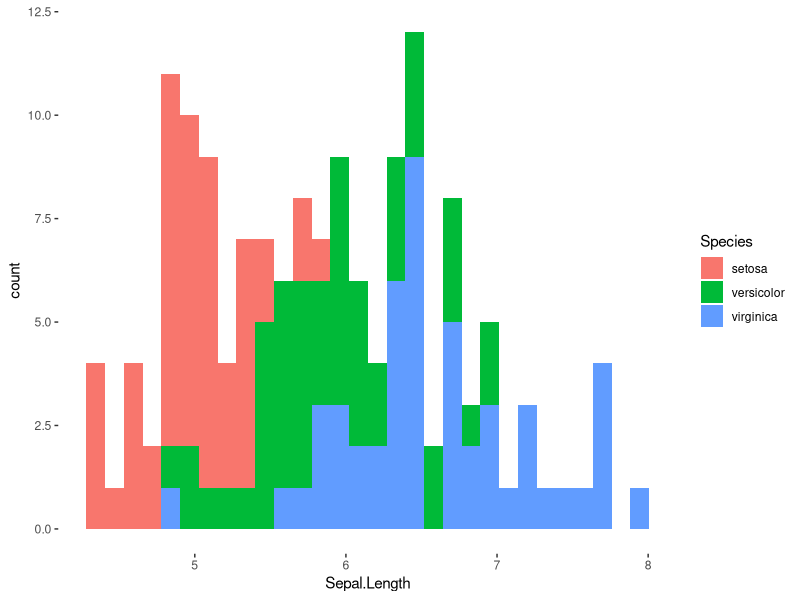
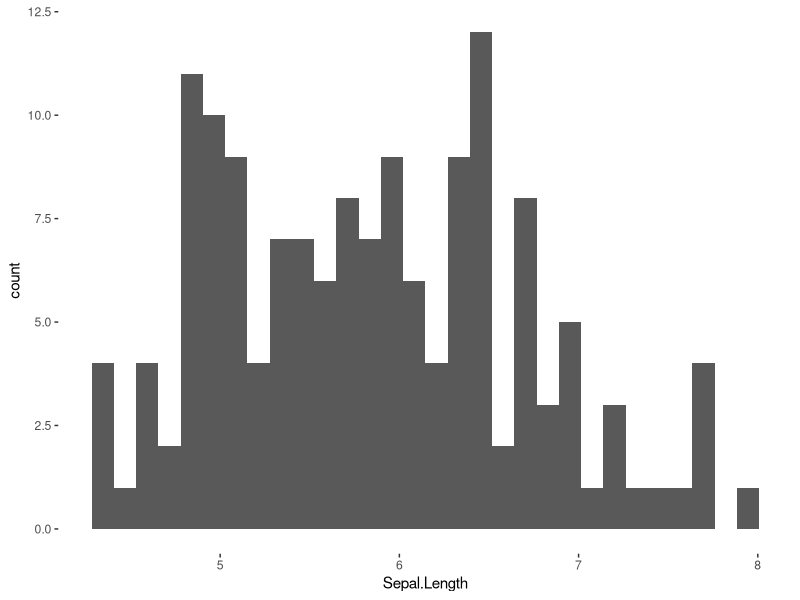
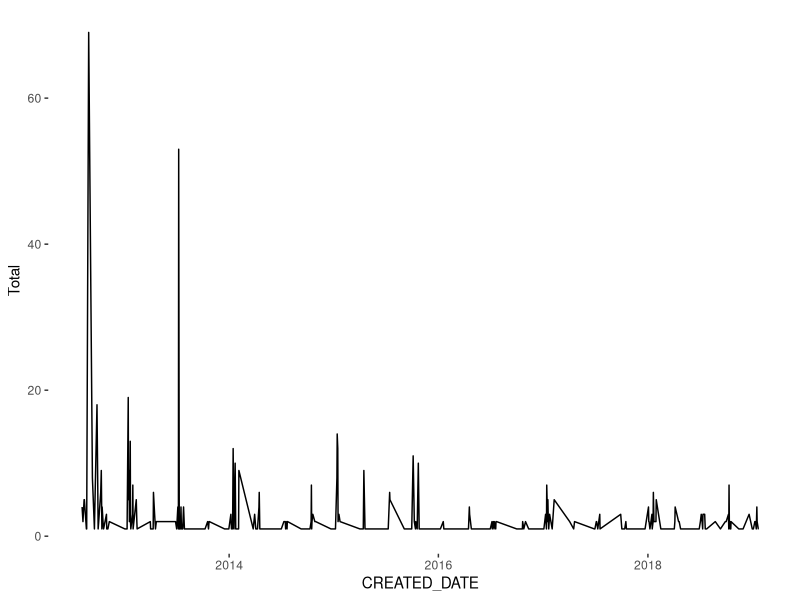
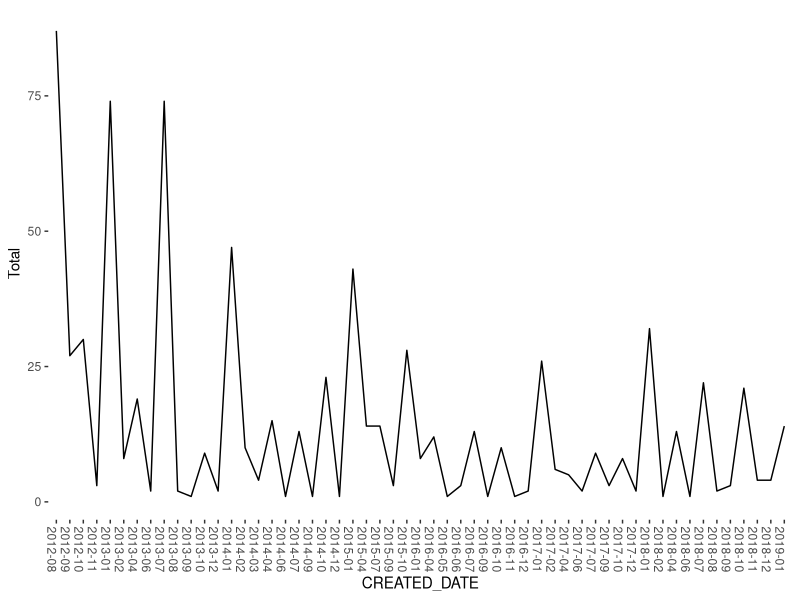
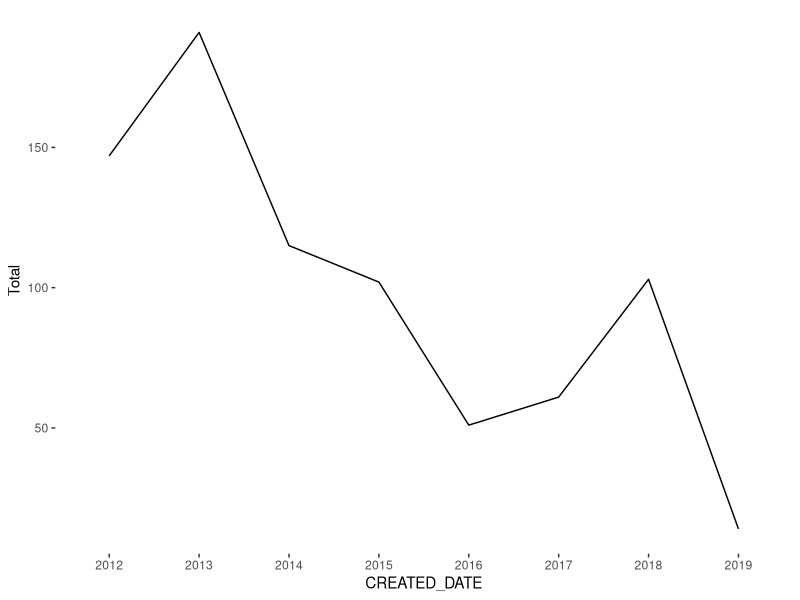
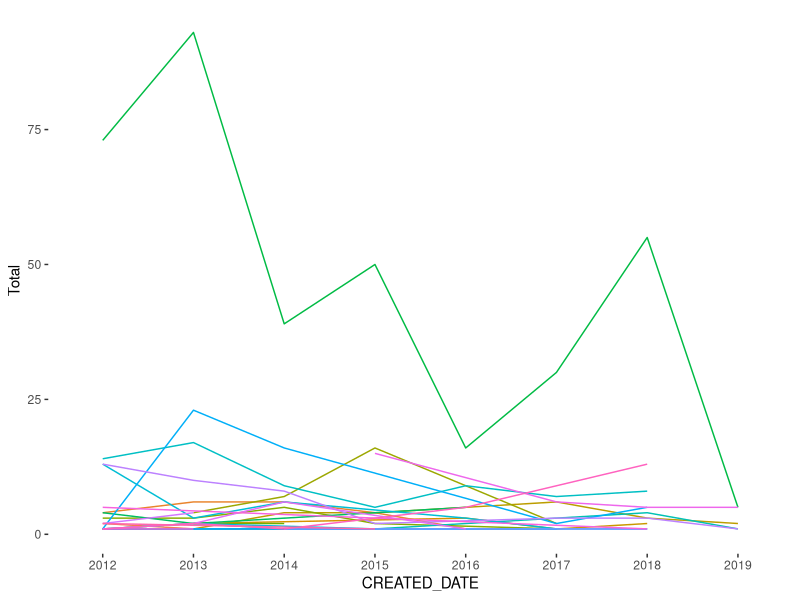
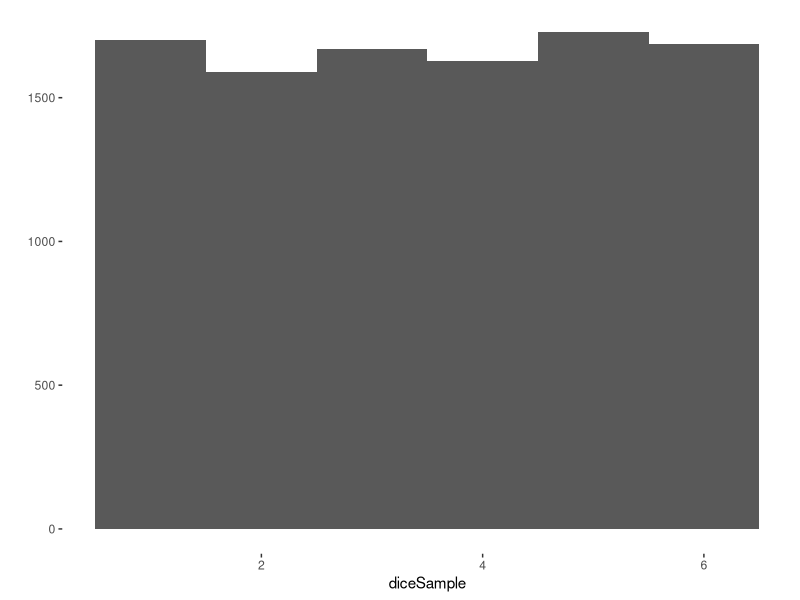
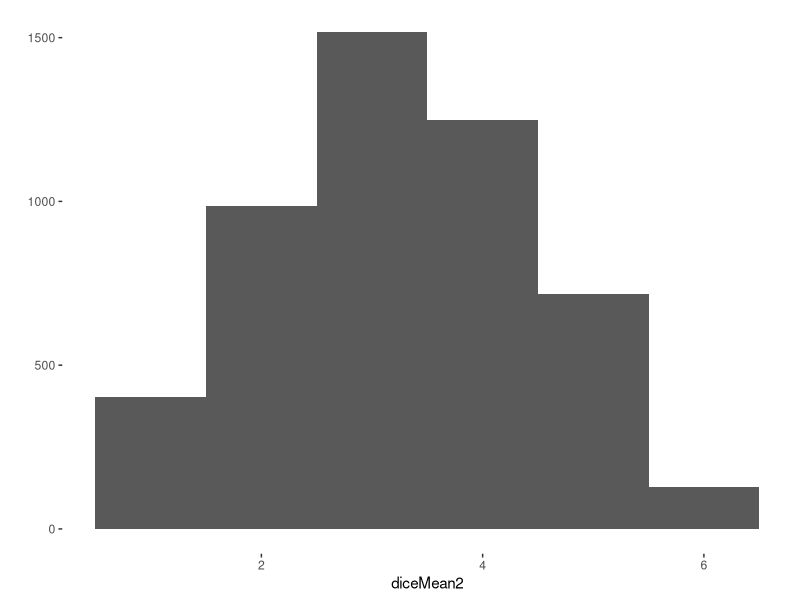

Source code (R) for these figures, in order:
## ---- chunk 1

#---------- RSTUDIO STARTER V 2.0  --------------#
#                    -Prepared with care by  AM ;D
                
                                                                          
knitr::opts_chunk$set(echo = TRUE, 
                      message = FALSE, 
                      warning = FALSE)      
library(tidyverse)                
library(ggthemes)                    

theme_set(theme_tufte() +                                     
  theme(text=element_text(family="sans")))  

#------------------------------------------------#
## ---- chunk 2
ggplot(iris, aes(Sepal.Length, fill=Species))+
  geom_histogram()
  
## ---- chunk 3
head(iris)

summary(iris$Sepal.Length)
## ---- chunk 4
filter(iris, Sepal.Length >4.8 & Species == "setosa")
## ---- chunk 5
ggplot(iris, aes(Sepal.Length))+geom_histogram()
## ---- chunk 6
lobbydata <- read.csv("lobbyist-data-gifts.csv")
head(lobbydata)

# as.Date(lobbydata$CREATED_DATE, "%Y-%m-%d")

# make backup

lobbyBackup <- lobbydata


lobbydata$CREATED_DATE <- as.Date(lobbydata$CREATED_DATE, "%Y-%m-%d")

head(lobbydata)

## line plot by day

lobbydata %>% group_by(CREATED_DATE) %>% 
  summarise(Total = n()) %>%
  ggplot(aes(x=CREATED_DATE, y=Total))+geom_line()

## plot donations by year and month for clearer trend

head(lobbydata)

#change format of date to year-month

format(lobbydata$CREATED_DATE, "%Y-%m")

lobbydata$CREATED_DATE <- format(lobbydata$CREATED_DATE, "%Y-%m")

head(lobbydata)

lobbydata %>% group_by(CREATED_DATE) %>% 
  summarise(Total = n()) %>%
  ggplot(aes(x=CREATED_DATE, y=Total, group=1)) + geom_line() +
  theme(axis.text.x = element_text(angle=-90))


# by year

# format(lobbydata$CREATED_DATE, "%Y")

head(lobbydata)

# as.Date(lobbydata$CREATED_DATE, "%Y-%m")

#not sure why this isn't working!  Backup to the rescue!

lobbydata <- lobbyBackup


head(lobbydata)

lobbydata$CREATED_DATE <- as.Date(lobbydata$CREATED_DATE, "%Y-%m-%d")

lobbydata$CREATED_DATE <- format(lobbydata$CREATED_DATE, "%Y")

head(lobbydata)

lobbydata %>% group_by(CREATED_DATE) %>%
  summarise(Total = n()) %>%
  ggplot(aes(x=CREATED_DATE, y=Total, group=1))+geom_line()

# Example:  compare departments

lobbydata %>% group_by(CREATED_DATE, DEPARTMENT) %>%
  summarise(Total = n()) %>%
  ggplot(aes(x=CREATED_DATE, y=Total, group=DEPARTMENT, color=DEPARTMENT))+
  geom_line()+theme(legend.position = "none")


head(lobbydata)



## ---- chunk 7
34+13.5
## ---- chunk 8
1:10

55:78

# the sample() command does what you think

diceSample <- sample(1:6, 10000, replace=T)

qplot(diceSample, bins=6)
## ---- chunk 9
mean( sample(1:6, 2, replace = T) )
## ---- chunk 10
diceMean2 <- replicate(5000, mean( sample(1:6, 2, replace = T) ))
qplot(diceMean2, bins=6)

## ---- chunk 11
diceMean2 <- replicate(5000, mean( sample(1:6, 5, replace = T) ))
qplot(diceMean2, bins=10)

## ---- chunk 12
diceMean2 <- replicate(5000, mean( sample(1:6, 30, replace = T) ))
qplot(diceMean2, bins=15)
## ---- chunk 13
diceMean2 <- replicate(10000, mean( sample(1:6, 100, replace = T) ))
qplot(diceMean2, bins=20)
## ---- chunk 14
qplot(iris$Petal.Length)
## ---- chunk 15
myIrisData <- 
  replicate(5000, 
            mean(sample(iris$Petal.Length, 1, replace = T)))


qplot(myIrisData)
## ---- chunk 16
myIrisData <- 
  replicate(5000, 
            mean(sample(iris$Petal.Length, 30, replace = T)))


qplot(myIrisData, bins=20)


## ---- chunk 17
iris %>% group_by(Species) %>% summarise(meanSepLength = mean(Sepal.Length))
## ---- chunk 18
setosaData <- iris %>% filter(Species == "setosa")
versicolorData <- iris %>% filter(Species == "versicolor")

head(versicolorData)

# test

t.test(setosaData$Sepal.Length, versicolorData$Sepal.Length)
